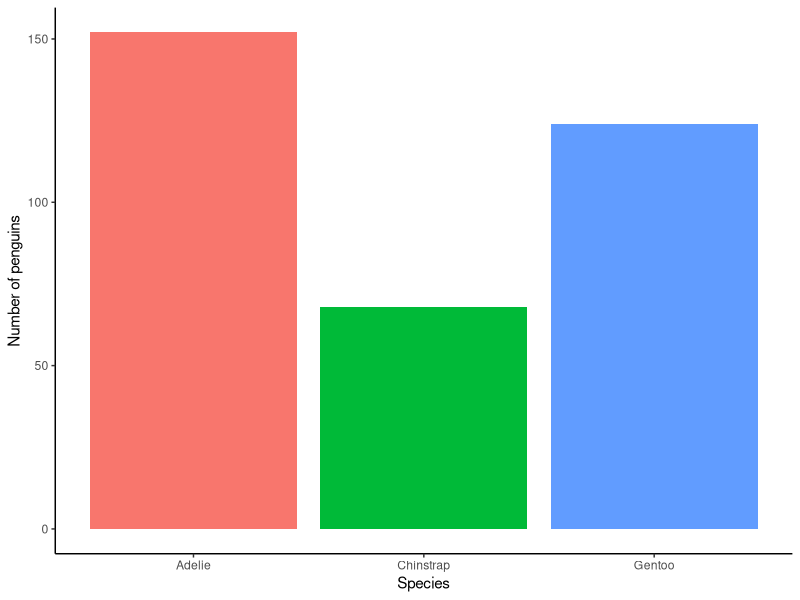
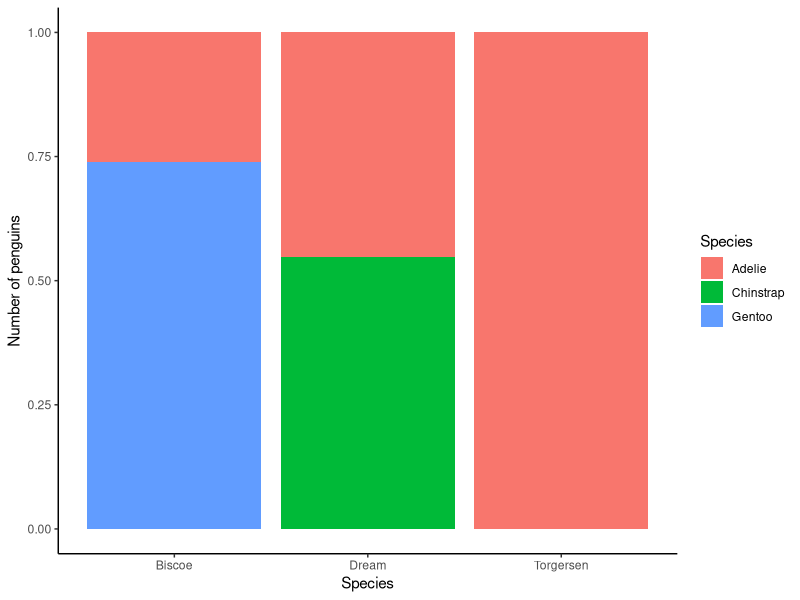
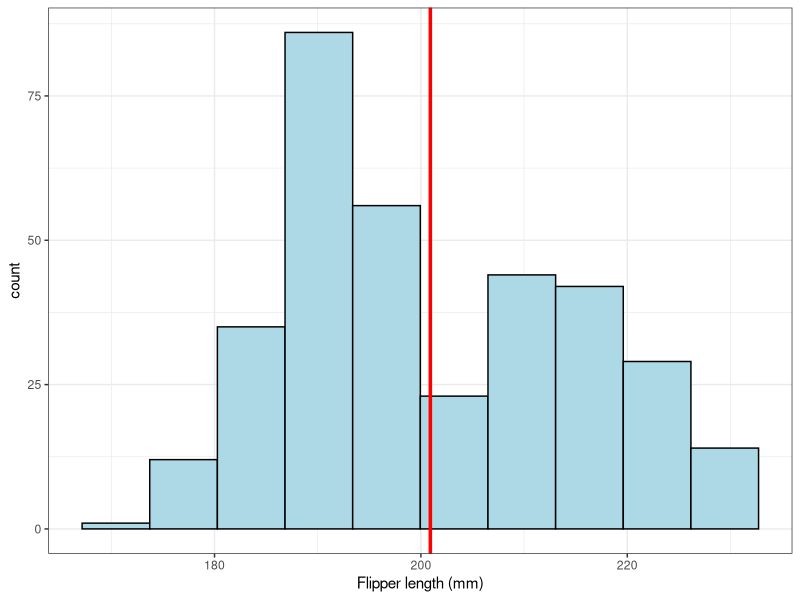
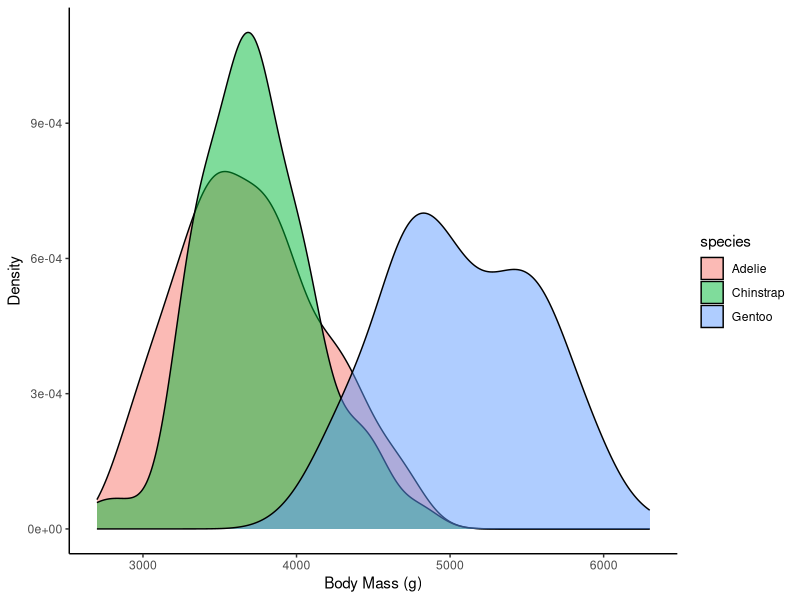
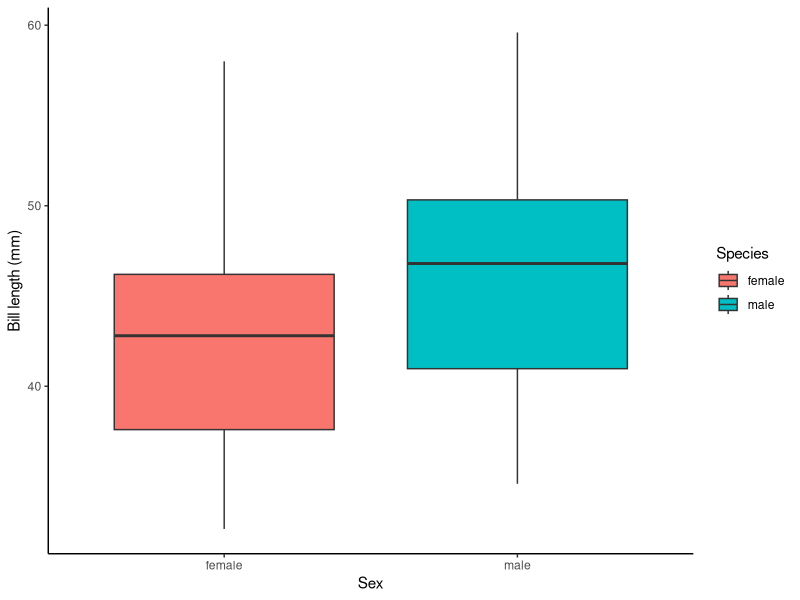
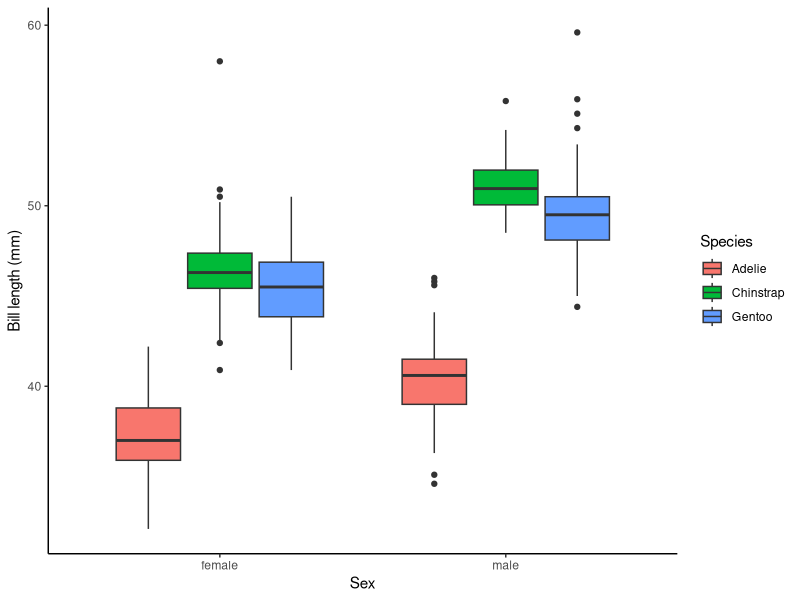
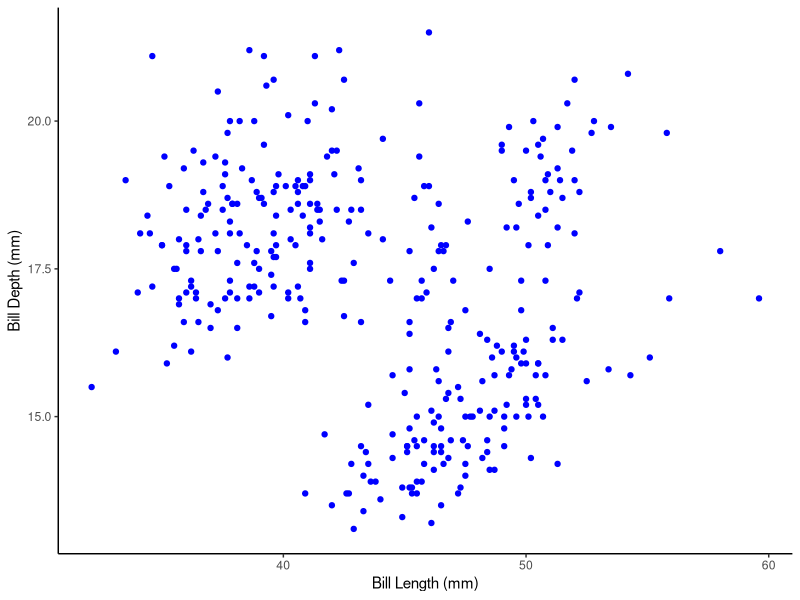
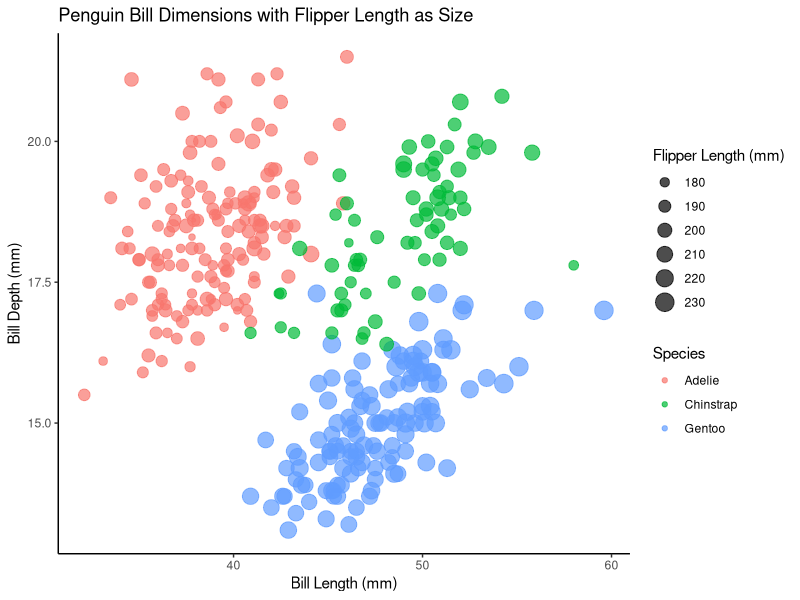

Source code (R) for these figures, in order:
## ---- chunk 1
knitr::opts_chunk$set(echo = T, warning = F, message = F,
                      fig.width = 7, fig.height = 5)
# Load necessary libraries
## ---- chunk 2
library(ggplot2)
library(dplyr)
## ---- chunk 3
penguins = read.csv('../data/penguins.csv', 
                    stringsAsFactors = T, row.names = 1)
str(penguins)
## ---- chunk 4
# str(penguins)
# summary(penguins)
## ---- chunk 5
# species_counts <- table(penguins$species)
# barplot(species_counts, main = "Number of Penguins by Species",
#         xlab = "Species", ylab = "Count", col = c("blue", "red", "yellow"))

penguins %>% ggplot(aes(x=species, fill=species)) + 
  geom_bar() + labs(x='Species', fill='Species', 
                    y='Number of penguins') +
  theme_classic() + theme(legend.position = "none")
## ---- chunk 6
penguins %>% ggplot(aes(x=island, fill=species)) + 
  geom_bar(position = 'fill') + 
  labs(x='Species', fill='Species', y='Number of penguins') + 
  theme_classic() 
## ---- chunk 7
# hist(penguins$flipper_length_mm, breaks = 10, col = "lightblue",
#      main = "Histogram of Bill Length", 
#      xlab = "Bill Length (mm)") 
# abline(v=mean(penguins$flipper_length_mm), lwd=2, col='red')

penguins %>% ggplot(aes(x=flipper_length_mm)) + 
  geom_histogram(col='black', fill='lightblue',bins = 10) +
  geom_vline(aes(xintercept = mean(flipper_length_mm, na.rm=T)), col='red', lwd=1.2) +
  labs(x='Flipper length (mm)') + theme_bw()
## ---- chunk 8
penguins %>%  ggplot(aes(x = body_mass_g, fill = species)) +
  geom_density(alpha = 0.5) +
  labs(x = "Body Mass (g)",
       y = "Density") +
  theme_classic()
## ---- chunk 9
p = penguins %>% filter(sex != '') %>% 
  ggplot(aes(x=sex, y=bill_length_mm, fill=sex)) + 
  geom_boxplot() + theme_classic() +
  xlab('Sex') + ylab('Bill length (mm)') + labs(fill='Species')

p
## ---- chunk 10
p + aes(fill=species) + labs(fill='Species')
## ---- chunk 11
# plot(penguins$bill_length_mm, penguins$bill_depth_mm,
#      xlab = "Bill Length (mm)", 
#      ylab = "Bill Depth (mm)",
#      main = "Bill Length vs Bill Depth", col = "blue", pch = 19)

penguins %>% ggplot(aes(x=bill_length_mm, y=bill_depth_mm)) + 
  geom_point(col='blue') + 
  xlab('Bill Length (mm)') + ylab('Bill Depth (mm)') +
  theme_classic() 
## ---- chunk 12
bubble = ggplot(penguins, aes(x = bill_length_mm, y = bill_depth_mm, 
                     color = species, size = flipper_length_mm)) +
  geom_point(alpha = 0.7) +
  labs(title = "Penguin Bill Dimensions with Flipper Length as Size",
       x = "Bill Length (mm)", 
       y = "Bill Depth (mm)", 
       size = "Flipper Length (mm)",
       color = 'Species') +
  theme_classic()

bubble
## ---- chunk 13
bubble + geom_smooth(method = 'lm', show.legend = F)
